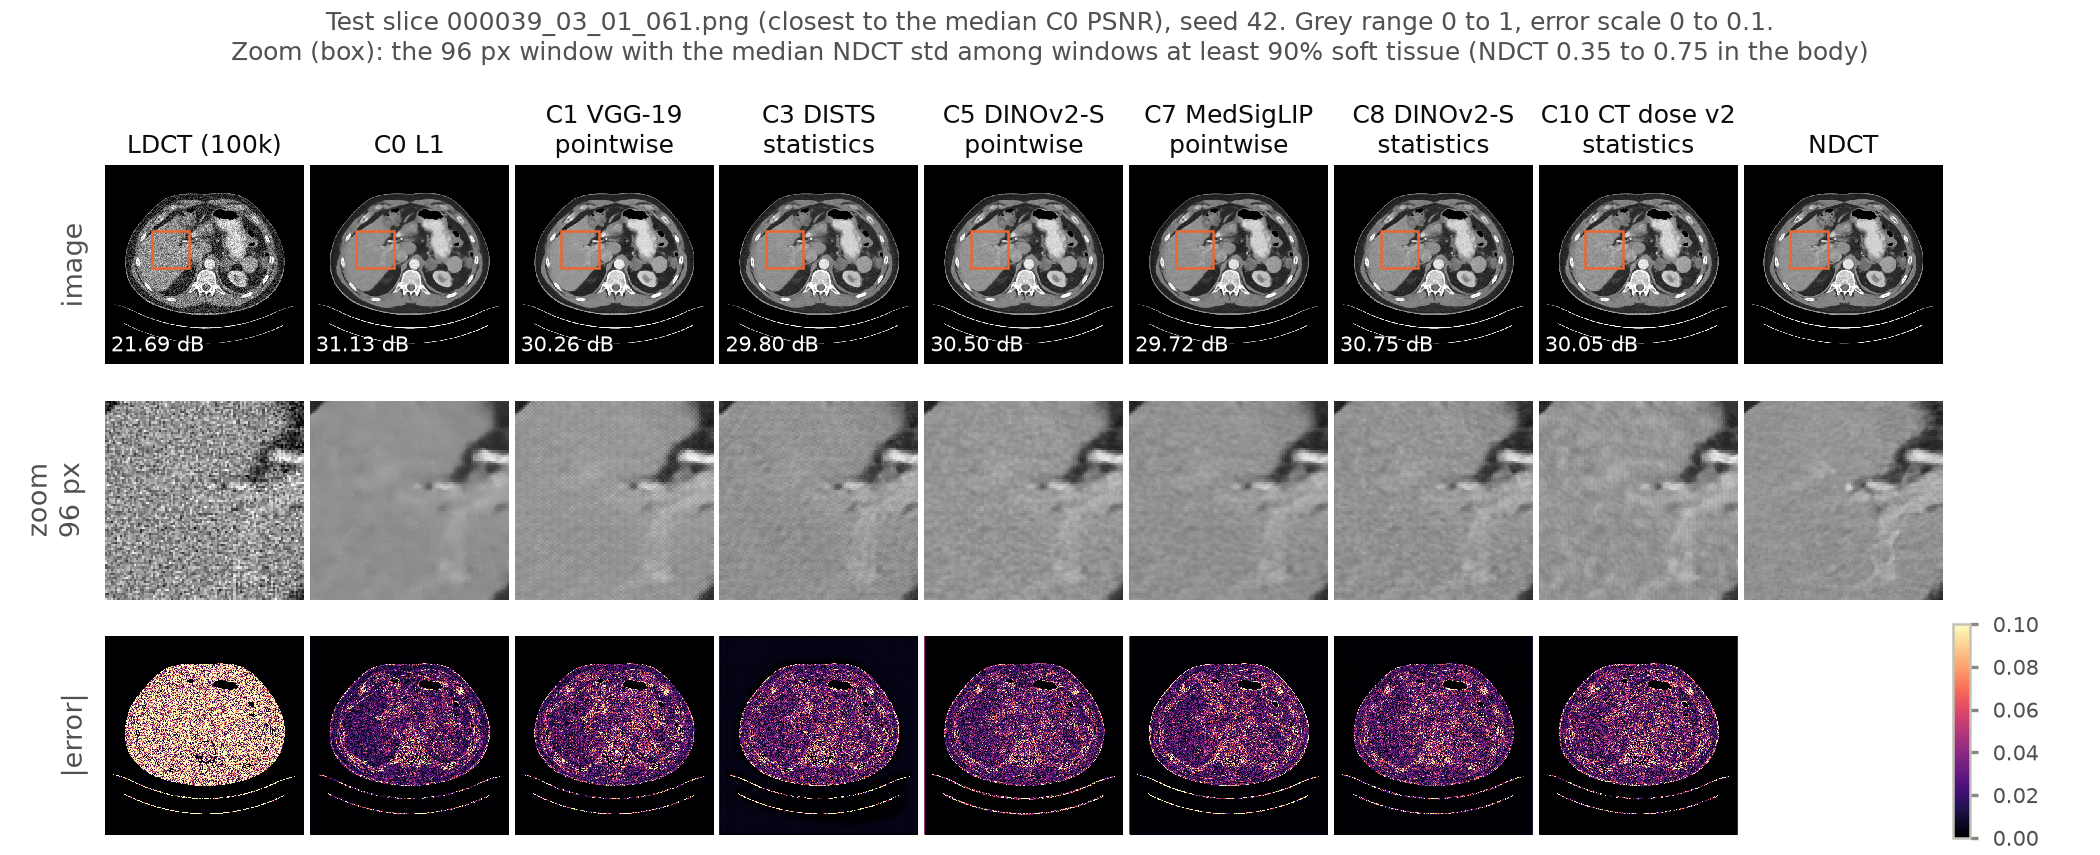

The script that drew this image:
# figures/fig3_qualitative.py
"""Fig 3: one test slice at seed 42 with a soft-tissue zoom. No data, no GPU.

    python -m figures.fig3_qualitative

Reads the predictions exported by the EXPORT_FIG3 cell of seeds_perceptual_backbone_ldct.ipynb (copied to
results/week3/fig3/seed{S}/). Rows: full slice, zoom, |prediction - NDCT|. Every image uses the same display range and
every error map the same scale. The slice is the first row of fig3_slices.csv (closest to the median seed-averaged C0
PSNR) and the zoom is chosen by `zoom_window` on the NDCT, neither by eye. Hashes and PSNR values are checked against the
export and the logged metrics. Seeds 123 and 456 were exported too but add nothing visible, so the figure shows seed 42.
"""
import json

import matplotlib.pyplot as plt
import numpy as np
import pandas as pd
from matplotlib.patches import Rectangle
from matplotlib.cm import ScalarMappable
from matplotlib.colors import Normalize
from numpy.lib.stride_tricks import sliding_window_view
from scipy import ndimage

from figures.style import INK, SECONDARY, STATISTICS, SURFACE, save, setup
from src.record import OUT, record, sha256

FIG3 = OUT / "fig3"
SEED = 42
CONFIGS = ["C0", "C1", "C3", "C5", "C7", "C8", "C10"]
TITLES = {"LDCT": "LDCT (100k)", "C0": "C0 L1", "C1": "C1 VGG-19\npointwise", "C3": "C3 DISTS\nstatistics",
          "C5": "C5 DINOv2-S\npointwise", "C7": "C7 MedSigLIP\npointwise", "C8": "C8 DINOv2-S\nstatistics",
          "C10": "C10 CT dose v2\nstatistics", "NDCT": "NDCT"}
COLUMNS = ["LDCT", *CONFIGS, "NDCT"]
DISPLAY = (0.0, 1.0)          # same grey range for every image (data are in [0, 1])
ERROR_MAX = 0.10              # same scale for every error map
PSNR_TOLERANCE = 1e-3
BODY_THRESHOLD = 0.05         # NDCT above this, opened, holes filled, largest component
SOFT_TISSUE = (0.35, 0.75)    # NDCT grey values of the soft-tissue peak (between fat and contrast or bone)
ZOOM_SIZE, ZOOM_STRIDE, ZOOM_MIN_SOFT = 96, 8, 0.9


def slice_id() -> str:
    return pd.read_csv(OUT / "fig3_slices.csv")["slice_id"].iloc[0]


def load(seed: int, stem: str) -> tuple[dict[str, np.ndarray], dict]:
    """Arrays of one seed, after checking the file hash and the PSNR against the logged per-slice metrics."""
    folder = FIG3 / f"seed{seed}"
    export = json.loads((folder / "fig3_export.json").read_text())
    path = folder / f"{stem.removesuffix('.png')}.npz"
    assert export["seed"] == seed and sha256(path) == export["files_sha256"][path.name], f"seed {seed}: {path.name} is not the export"
    logged = pd.read_csv(OUT / "per_slice_metrics.csv")
    logged = logged[(logged["seed"] == seed) & (logged["slice_id"] == stem)].set_index("configuration")["psnr"]
    for config_id in CONFIGS:
        exported = export["psnr"][f"{config_id}/{stem}"]
        assert abs(exported - logged[config_id]) < PSNR_TOLERANCE, f"seed {seed} {config_id}: PSNR {exported:.4f}, logged {logged[config_id]:.4f}"
    with np.load(path) as arrays:
        return {name: arrays[name] for name in COLUMNS}, export


def zoom_window(ndct: np.ndarray) -> tuple[int, int]:
    """Top-left corner of the ZOOM_SIZE window (grid of ZOOM_STRIDE) with the median NDCT standard deviation among the
    windows that are at least ZOOM_MIN_SOFT soft tissue; ties go to the first window in row-major order."""
    body = ndimage.binary_fill_holes(ndimage.binary_opening(ndct > BODY_THRESHOLD, iterations=3))
    labels, _ = ndimage.label(body)
    body = labels == np.argmax(np.bincount(labels.ravel())[1:]) + 1
    soft = body & (ndct >= SOFT_TISSUE[0]) & (ndct <= SOFT_TISSUE[1])
    shape = (ZOOM_SIZE, ZOOM_SIZE)
    fraction = sliding_window_view(soft, shape)[::ZOOM_STRIDE, ::ZOOM_STRIDE].mean(axis=(2, 3))
    spread = sliding_window_view(ndct.astype(np.float64), shape)[::ZOOM_STRIDE, ::ZOOM_STRIDE].std(axis=(2, 3))
    candidates = np.argwhere(fraction >= ZOOM_MIN_SOFT)
    order = np.argsort(spread[candidates[:, 0], candidates[:, 1]], kind="stable")
    row, column = candidates[order[(len(order) - 1) // 2]] * ZOOM_STRIDE
    return int(row), int(column)


def psnr(prediction: np.ndarray, target: np.ndarray) -> float:
    return float(10 * np.log10(1.0 / np.mean((prediction.astype(np.float64) - target) ** 2)))


def draw(stem: str) -> tuple[plt.Figure, tuple[int, int]]:
    setup()
    arrays = load(SEED, stem)[0]
    top, left = zoom_window(arrays["NDCT"])
    zoom = (slice(top, top + ZOOM_SIZE), slice(left, left + ZOOM_SIZE))
    figure, axes = plt.subplots(3, len(COLUMNS), figsize=(7.0, 2.85), gridspec_kw={"wspace": 0.03, "hspace": 0.06})
    figure.subplots_adjust(left=0.05, right=0.925, top=0.82, bottom=0.01)
    for ax in axes.flat:
        ax.set_xticks([])
        ax.set_yticks([])
        ax.grid(False)
        for spine in ax.spines.values():
            spine.set_visible(False)
    for row, label in enumerate(["image", f"zoom\n{ZOOM_SIZE} px", "|error|"]):
        axes[row, 0].set_ylabel(label, fontsize=6.5, color=SECONDARY)
    for column, name in enumerate(COLUMNS):
        image, zoomed, error = axes[:, column]
        image.set_title(TITLES[name], fontsize=6, color=INK, pad=3)
        image.imshow(arrays[name], cmap="gray", vmin=DISPLAY[0], vmax=DISPLAY[1], interpolation="nearest")
        image.add_patch(Rectangle((left - 0.5, top - 0.5), ZOOM_SIZE, ZOOM_SIZE, fill=False, edgecolor=STATISTICS, linewidth=0.6))
        zoomed.imshow(arrays[name][zoom], cmap="gray", vmin=DISPLAY[0], vmax=DISPLAY[1], interpolation="nearest")
        if name == "NDCT":
            error.set_visible(False)
            continue
        image.text(0.03, 0.04, f"{psnr(arrays[name], arrays['NDCT']):.2f} dB", transform=image.transAxes, fontsize=5,
                   color=SURFACE, va="bottom", ha="left")
        error.imshow(np.abs(arrays[name] - arrays["NDCT"]), cmap="magma", vmin=0, vmax=ERROR_MAX, interpolation="nearest")
    bar = figure.add_axes([0.93, 0.02, 0.008, 0.25])
    figure.colorbar(ScalarMappable(Normalize(0, ERROR_MAX), "magma"), cax=bar).ax.tick_params(labelsize=5, length=2)
    figure.suptitle(f"Test slice {stem} (closest to the median C0 PSNR), seed {SEED}. Grey range {DISPLAY[0]:g} to "
                    f"{DISPLAY[1]:g}, error scale 0 to {ERROR_MAX:g}.\nZoom (box): the {ZOOM_SIZE} px window with the "
                    f"median NDCT std among windows at least {ZOOM_MIN_SOFT:.0%} soft tissue (NDCT {SOFT_TISSUE[0]:g} to "
                    f"{SOFT_TISSUE[1]:g} in the body)", fontsize=6, color=SECONDARY, y=0.99)
    return figure, (top, left)


if __name__ == "__main__":
    stem = slice_id()
    inputs = [OUT / "fig3_slices.csv", OUT / "per_slice_metrics.csv",
              *[FIG3 / f"seed{SEED}" / name for name in ("fig3_export.json", f"{stem.removesuffix('.png')}.npz")]]
    figure, (top, left) = draw(stem)
    record("fig3_qualitative", "python -m figures.fig3_qualitative", inputs, save(figure, "fig3_qualitative"),
           {"slice": stem, "seed": SEED, "configurations": CONFIGS, "display_range": DISPLAY, "error_max": ERROR_MAX,
            "zoom": {"top": top, "left": left, "size": ZOOM_SIZE, "stride": ZOOM_STRIDE, "min_soft_tissue": ZOOM_MIN_SOFT,
                     "soft_tissue_range": SOFT_TISSUE, "body_threshold": BODY_THRESHOLD,
                     "rule": "median NDCT std among soft-tissue windows"}})
